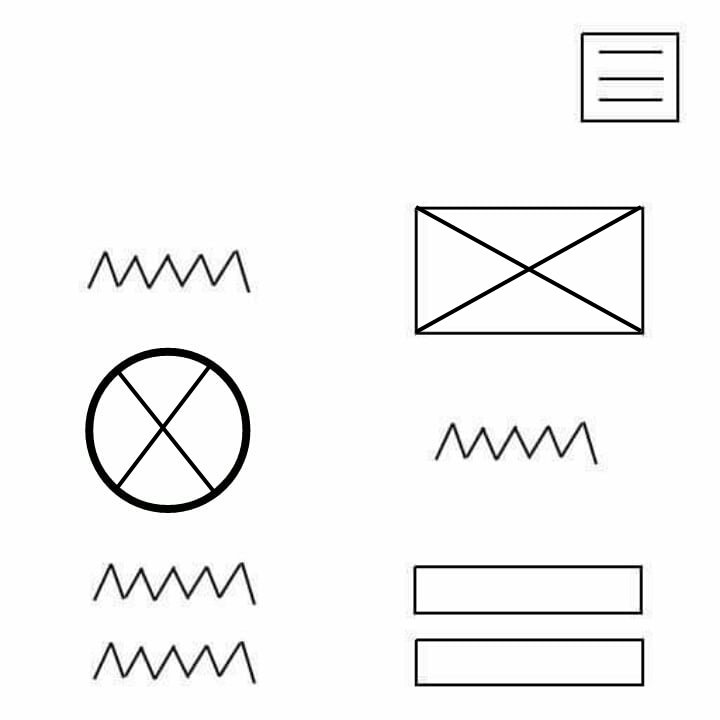
#> input picture controlLayer_server/raye2_test.jpg, 720 x 720 px
$ python HTML.py
#> lines starting #> are read from the running program, lines starting #| are printed output that depends on the picture; after the words box and inside, x2 and y2 are one past the last pixel; in counts of white or black regions, pixels touching at a corner belong together
### controlLayer_server/Controlfunction.py
import cv2 as cv
from image import detectImage
from NavBar import navBar
from cross_circle import detectIcon
from LabelBar import labelBarDetection
from LabelDetection import labelDetection


def imageprocessing(path):
#> called with path = 'raye2_test.jpg'
	img = cv.imread(path)
#> img is the input picture: shape (720, 720, 3); mean B, G, R 244.9, 244.9, 244.9
	#cv.namedWindow('image',cv.WINDOW_NORMAL)
	#cv.imshow('image',img)
	imageHeight, imageWidth, imageChannels = img.shape
	print(imageHeight, imageWidth)
#| 720 720

	# Tuning Parameters
	rowMarginBetweenShapes = 0.1 * imageHeight
	colMarginXPoint = int(imageWidth / 2)
	noOfColumnsPerRow = 2

	class Shape:
		def __init__(self, name, x, y, width, height, radius):
			self.name = name
			self.x = x
			self.y = y
			self.width = width
			self.height = height
			self.radius = radius
			self.widthRatio = 0
			self.heightRatio = 0
			# Right-Left
			self.allignment = ''

	class HtmlRow:
		def __init__(self):
			self.shapesPerRow = []
			self.column1Shapes = []
			self.column2Shapes = []
			self.column1Ratio = 0
			self.column2Ratio = 0
			self.height = 0
			self.maxWidthIndex = 0

	shapesList = []
	listOfRows = []

	# Retrieving labels
	text = labelDetection(path)
	for iterator in range(len(text)):
		x, y, w, h = cv.boundingRect(text[iterator])
		temporaryShape = Shape('TEXT', x + w / 2, y + h / 2, w, h, 0)
		shapesList.append(temporaryShape)

	# Retrieving labelBar
	labelBar = labelBarDetection(path)
	for iterator in range(len(labelBar)):
		x, y, w, h = cv.boundingRect(labelBar[iterator])
		temporaryShape = Shape('LABEL', x + w / 2, y + h / 2, w, h, 0)
		shapesList.append(temporaryShape)

	# Retrieving images
	image = detectImage(path)
	for iterator in range(len(image)):
		x, y, w, h = cv.boundingRect(image[iterator])
		temporaryShape = Shape('IMAGE', x + w / 2, y + h / 2, w, h, 0)
		shapesList.append(temporaryShape)

	# Retrieving navigation bar
	nav = navBar(path)

	for iterator in range(len(nav)):
		x, y, w, h = cv.boundingRect(nav[iterator])

		temporaryShape = Shape('NAV', x + w / 2, y + h / 2, w, h, 0)
		shapesList.append(temporaryShape)

	# Retrieving icons
	icon = detectIcon(path)
	for iterator in range(len(icon)):
		(x, y), rad = cv.minEnclosingCircle(icon[iterator])
		temporaryShape = Shape('ICON', int(x), int(y), int(rad) * 2, int(rad) * 2, int(rad))
		shapesList.append(temporaryShape)

	# Sorting by y-point
	shapesList = sorted(shapesList, key=lambda x: x.y, reverse=False)

	# Calc. Each row height
	def getMaxHeightPerRow(ROW):
		maxHeight = 0
		for ite in range(len(ROW.shapesPerRow)):
			maxHeight = max(maxHeight, ROW.shapesPerRow[ite].height)

		return maxHeight

	def handlingRows():
		temporaryRow = HtmlRow()

		# 1st minimum-y shape is inserted into 1st row
		temporaryRow.shapesPerRow.append(shapesList[0])

		for iterator in range(len(shapesList) - 1):
			diff = abs(shapesList[iterator].y - shapesList[iterator + 1].y)
			if diff < rowMarginBetweenShapes:
				temporaryRow.shapesPerRow.append(shapesList[iterator + 1])

			else:
				listOfRows.append(temporaryRow)
				temporaryRow = HtmlRow()
				temporaryRow.shapesPerRow.append(shapesList[iterator + 1])

		# Appending last row elements
		listOfRows.append(temporaryRow)

		# Retrieving max-height per row
		for rows in range(len(listOfRows)):
			listOfRows[rows].height = getMaxHeightPerRow(listOfRows[rows])
			# print('ROW Height',listOfRows[rows].height)

	handlingRows()

	# Retrieving maximum width of a shape for each row & calc. ratio of columns
	for rowsCounter in range(len(listOfRows)):

		for shapes in range(len(listOfRows[rowsCounter].shapesPerRow) - 1):
			if listOfRows[rowsCounter].shapesPerRow[shapes + 1].width > listOfRows[rowsCounter].shapesPerRow[
				listOfRows[rowsCounter].maxWidthIndex].width:
				listOfRows[rowsCounter].maxWidthIndex = shapes + 1

		# Retrieving maximum width for each shape for each row
		maxWidthShape = listOfRows[rowsCounter].shapesPerRow[listOfRows[rowsCounter].maxWidthIndex]

		#
		if maxWidthShape.x <= colMarginXPoint:
			maxColumnWidth = maxWidthShape.x + (maxWidthShape.width / 2)
			listOfRows[rowsCounter].column1Ratio = maxColumnWidth / imageWidth
			listOfRows[rowsCounter].column2Ratio = 1 - listOfRows[rowsCounter].column1Ratio

		else:
			maxColumnWidth = abs(maxWidthShape.x - (maxWidthShape.width / 2))
			listOfRows[rowsCounter].column1Ratio = maxColumnWidth / imageWidth
			listOfRows[rowsCounter].column2Ratio = 1 - listOfRows[rowsCounter].column1Ratio

	# Appending each shape to their belong column
	for rowsCounter in range(len(listOfRows)):

		for shapes in range(len(listOfRows[rowsCounter].shapesPerRow)):
			# Checking if the shape lies either in the left column or right one
			if listOfRows[rowsCounter].shapesPerRow[shapes].x <= (listOfRows[rowsCounter].column1Ratio * imageWidth):
				listOfRows[rowsCounter].column1Shapes.append(listOfRows[rowsCounter].shapesPerRow[shapes])

				# Assigning shape width ratio
				shapeWidthRatio = listOfRows[rowsCounter].shapesPerRow[shapes].width / (
							listOfRows[rowsCounter].column1Ratio * imageWidth)
				listOfRows[rowsCounter].shapesPerRow[shapes].widthRatio = shapeWidthRatio

				# Assigning shape height ratio
				shapeHeightRatio = listOfRows[rowsCounter].shapesPerRow[shapes].height / listOfRows[rowsCounter].height
				listOfRows[rowsCounter].shapesPerRow[shapes].heightRatio = shapeHeightRatio

				# Assigning shape allignment
				shapeAllignment = (listOfRows[rowsCounter].column1Ratio * imageWidth) / 3
				if listOfRows[rowsCounter].shapesPerRow[shapes].x <= shapeAllignment:
					listOfRows[rowsCounter].shapesPerRow[shapes].allignment = 'LEFT'

				elif listOfRows[rowsCounter].shapesPerRow[shapes].x <= 2 * shapeAllignment:
					listOfRows[rowsCounter].shapesPerRow[shapes].allignment = 'Center'

				else:
					listOfRows[rowsCounter].shapesPerRow[shapes].allignment = 'RIGHT'

			else:
				listOfRows[rowsCounter].column2Shapes.append(listOfRows[rowsCounter].shapesPerRow[shapes])
				# Assigning shape width ratios
				shapeWidthRatio = listOfRows[rowsCounter].shapesPerRow[shapes].width / (
							listOfRows[rowsCounter].column2Ratio * imageWidth)
				listOfRows[rowsCounter].shapesPerRow[shapes].widthRatio = shapeWidthRatio

				# Assigning shape height ratio
				shapeHeightRatio = listOfRows[rowsCounter].shapesPerRow[shapes].height / listOfRows[rowsCounter].height
				listOfRows[rowsCounter].shapesPerRow[shapes].heightRatio = shapeHeightRatio

				# Assigning shape allignment
				column1XPoint = (listOfRows[rowsCounter].column1Ratio * imageWidth)
				shapeAllignment = (imageWidth - column1XPoint) / 3
				if listOfRows[rowsCounter].shapesPerRow[shapes].x <= (shapeAllignment + column1XPoint):
					listOfRows[rowsCounter].shapesPerRow[shapes].allignment = 'LEFT'

				elif listOfRows[rowsCounter].shapesPerRow[shapes].x <= (2 * shapeAllignment + column1XPoint):
					listOfRows[rowsCounter].shapesPerRow[shapes].allignment = 'Center'

				else:
					listOfRows[rowsCounter].shapesPerRow[shapes].allignment = 'RIGHT'
	for i in range(len(listOfRows)):

		print('Column 1 Started')
		for j in range(len(listOfRows[i].column1Shapes)):
			print(listOfRows[i].column1Shapes[j].name, ',', listOfRows[i].column1Shapes[j].allignment)

		print('Column 2 Started')
		for k in range(len(listOfRows[i].column2Shapes)):
			print(listOfRows[i].column2Shapes[k].name, ',', listOfRows[i].column2Shapes[k].allignment)
		print('ROW' + str(i + 1) + 'Finished')

		# print('ROW Height' + str(i + 1), listOfRows[i].height)

	return listOfRows


print(imageprocessing('raye2_test.jpg'))
# cv.waitKey(0)
# cv.destroyAllWindows()

### controlLayer_server/LabelDetection.py
import cv2
import numpy as np
import random

# Tuning Parameters
sigma = 0.33  # Canny's formula
dilationIterations = 2
epsilonFactor = 0.01

def labelDetection(scrImagePath):

#> called with scrImagePath = 'raye2_test.jpg'
    img = cv2.imread(scrImagePath)
    kernel = np.ones((1, 1), np.uint8)

    detectedLabels = []

    v = np.median(img)
#> v = 254
    lower = int(max(0, (1.0 - sigma) * v))
#> lower = 170
    upper = int(min(255, (1.0 + sigma) * v))
#> upper = 255
    edges = cv2.Canny(img, lower, upper)
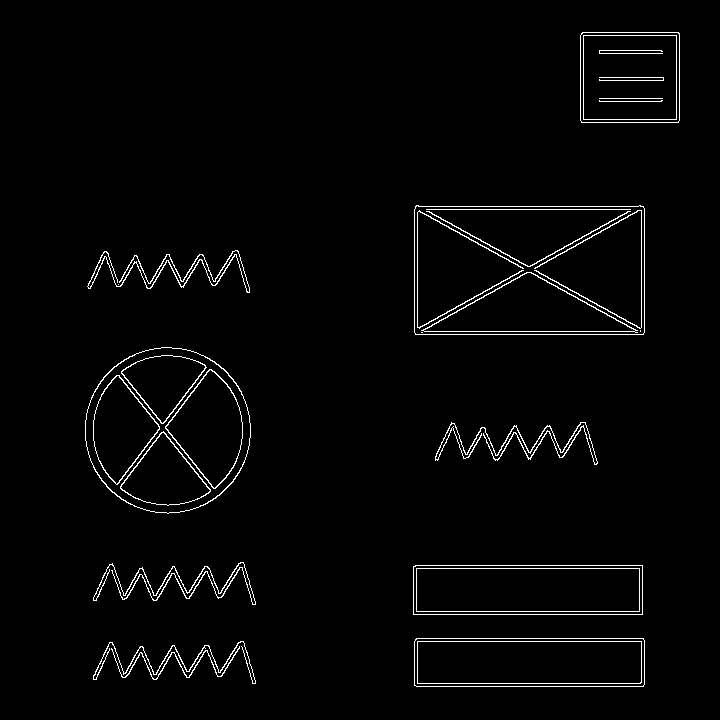
#> edges: shape (720, 720); 2.2% white in thin lines or dots, all inside (x1, y1, x2, y2) = (85, 32, 680, 687)

    img_gray = cv2.cvtColor(img, cv2.COLOR_BGR2GRAY)

    edges = cv2.morphologyEx(edges,cv2.MORPH_CLOSE,kernel)
    dil = cv2.dilate(edges, kernel, iterations=dilationIterations)
    erod = cv2.erode(dil,kernel,iterations=1)


    # Smoothing the image using 2d_Filter
    kernel0 = np.ones((5, 5), np.float32) / 25
    filter = cv2.filter2D(erod, -1, kernel0)
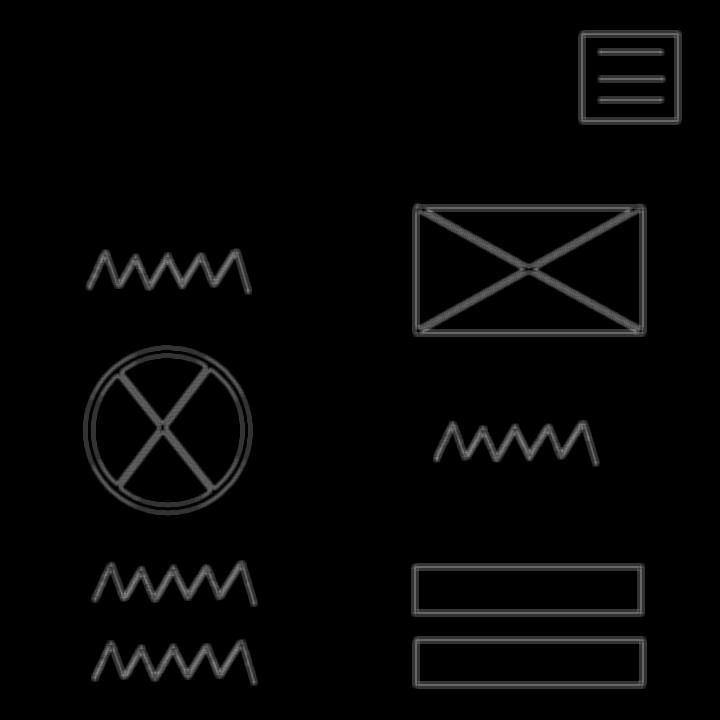
#> filter: shape (720, 720); min 0, max 133, mean 5.5


    # Apply Threshold
    contours, hierarchy = cv2.findContours(filter,cv2.RETR_TREE,cv2.CHAIN_APPROX_SIMPLE)
#> contours = 111 contours, 79 with area under 20; largest, box (x1, y1, x2, y2) and area: (412, 203, 647, 337) 30894, (83, 345, 253, 516) 22818, (411, 563, 645, 617) 12348, (412, 636, 647, 689) 12160, (578, 30, 682, 125) 9676
    hierarchyCounter = 0

    #A loop over contours to check which of them has lines that lies within the zigzag range
    for c in contours:
        approx = cv2.approxPolyDP(c, epsilonFactor * cv2.arcLength(c,True),True)

        #cv2.drawContours(img,c,-1,(random.randint(0,255), random.randint(0,255), random.randint(0,255)),10)

        if len(approx) > 10 and len(approx) < 40 and (hierarchy[0][hierarchyCounter][2] == -1) and (hierarchy[0][hierarchyCounter][3] == -1) :

            x,y,w,h = cv2.boundingRect(approx)
            img = cv2.rectangle(img,(x,y),(x+w,y+h),(random.randint(0,255), random.randint(0,255), random.randint(0,255)),5)

            detectedLabels.append(approx)

        hierarchyCounter += 1
#> this loop made 111 passes
#> (x, y, h) on passes 1, 6, 7, 97: (91, 639, 47), (91, 560, 47), (433, 420, 46), (85, 248, 47)
#> pass 1, in labelDetection, `img = cv2.rectangle(img,(x,y),(x+w,y+h),(random.randint(0,255), random..`:
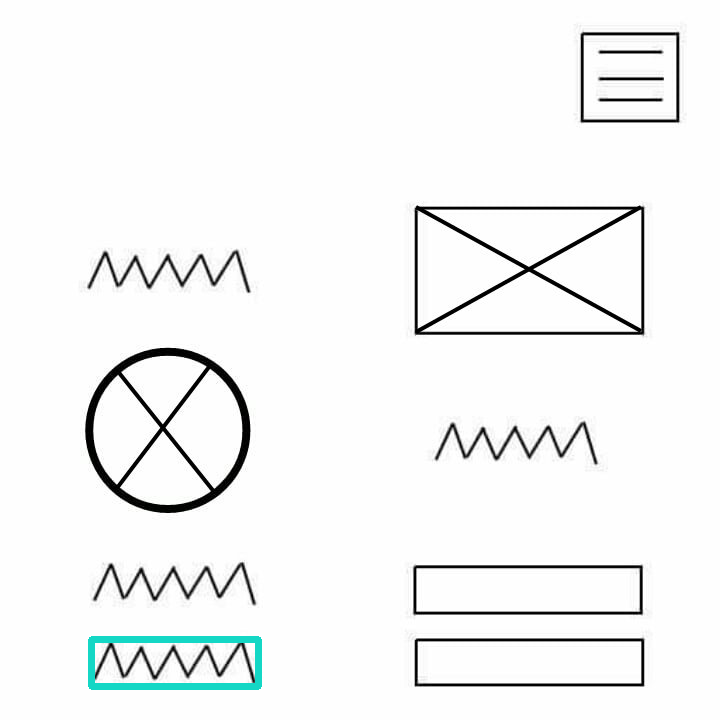
#> img: shape (720, 720, 3); 0.57% of pixels changed, all inside (x1, y1, x2, y2) = (88, 636, 262, 690)
#> after the loop:
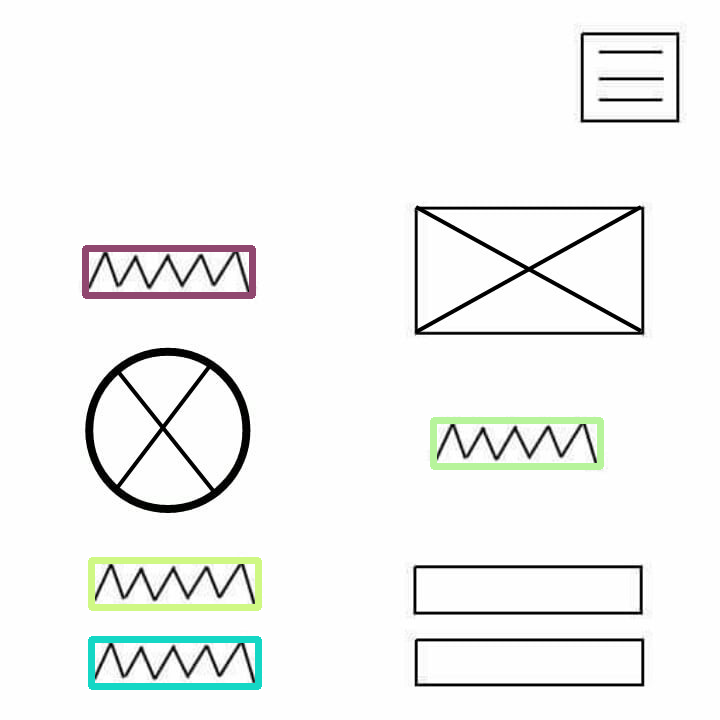
#> img: shape (720, 720, 3); 1.72% of pixels changed, all inside (x1, y1, x2, y2) = (82, 245, 604, 611)
#> after the loop, detectedLabels = 4 contours; box (x1, y1, x2, y2) and area: (433, 420, 600, 466) 2248, (91, 639, 258, 686) 2234, (91, 560, 258, 607) 2206, (85, 248, 252, 295) 2195
#> in imageprocessing, `text = labelDetection(path)`: text has the same summary as detectedLabels in labelDetection
#> the loop in imageprocessing, `for iterator in range(len(text)):` made 4 passes
#> (x, y, h) on passes 1 to 4: (91, 639, 47), (91, 560, 47), (433, 420, 46), (85, 248, 47)
#> after the loop in imageprocessing, `for iterator in range(len(text)):`: shapesList = 4 items

    #cv2.imshow('text',img)
    return detectedLabels

### controlLayer_server/LabelBar.py
import cv2 as cv
import numpy as np

# Tuning Parameters
sigma = 0.33 # Canny's formula
approxComparisonValue = 4
houghLineLength = 100
houghLineGap = 10
dilationIterations = 3
erosionIterations = 2
epsilonFactor = 0.03
houghLineThickness = 2
minContourArea = 2000
minDiff_XPoints = 20

def sortContours(contours):

    proccessingContoursX = [[0 for i in range(2)] for j in range(4)]

    for ite in range(len(contours)):
        proccessingContoursX[ite][0]= (contours[ite][0][0])
        proccessingContoursX[ite][1]= (contours[ite][0][1])

    proccessingContoursY = proccessingContoursX
    # Sorting founded contours by x-axis points
    proccessingContoursX.sort(key=lambda x:x[0])

    return proccessingContoursX

def  filterContours(contours):

    proccessingContoursX = [[0 for i in range(2)] for j in range(4)]


    proccessingContoursX = sortContours(contours)

    verticalLineDiff1 = abs(proccessingContoursX[1][0] - proccessingContoursX[0][0])
    verticalLineDiff2 = abs(proccessingContoursX[3][0] - proccessingContoursX[2][0])
    # Checking if the rectangle edges aren't quite vertical or not
    if(verticalLineDiff1 > minDiff_XPoints or verticalLineDiff2 > minDiff_XPoints):
        return False
    else:
        return True

def labelBarDetection(path):

    # Image Preparation & Kernel defintion of 5*5 Matrix
#> called with path = 'raye2_test.jpg'
    img = cv.imread(path)
    grayImg = cv.cvtColor(img, cv.COLOR_BGR2GRAY)
    kernel = np.ones((3, 3), np.uint8)

    # Automatic canny edge detection using sigma value = 0.33
    v = np.median(grayImg)
#> v = 254
    lower = int(max(0, (1.0 - sigma) * v))
#> lower = 170
    upper = int(min(255, (1.0 + sigma) * v))
#> upper = 255
    edges = cv.Canny(grayImg, lower, upper)

    # Dilating output of canny to achieve a huge edges
    dil = cv.dilate(edges, kernel, iterations=dilationIterations)
#> dil: shape (720, 720); 11.3% white; 12 white regions, largest, box (x1, y1, x2, y2) and area: (411, 202, 648, 338) 13146, (82, 344, 254, 517) 11847, (410, 562, 646, 618) 5438

    # Using probabilistic hough line transform to get clear & semi complete lines
    processingImg = dil.copy()
    lines = cv.HoughLinesP(processingImg, 1, np.pi / 180, 100, minLineLength=houghLineLength, maxLineGap=houghLineGap)
#> lines = 118 rows, first 6: [410, 570, 645, 562], [411, 680, 596, 689], [411, 327, 647, 207], [448, 644, 638, 635], [417, 570, 645, 566], [436, 680, 647, 687]

    for line in lines:
        x1, y1, x2, y2 = line[0]
        cv.line(processingImg, (x1, y1), (x2, y2), (255, 255, 255), houghLineThickness)
#> this loop made 118 passes
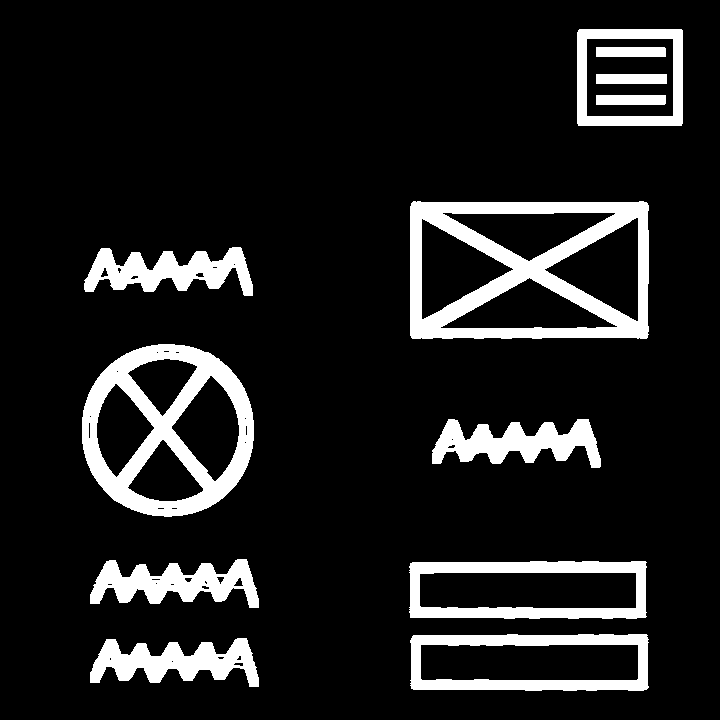
#> processingImg: shape (720, 720); 12% white; 12 white regions, largest, box (x1, y1, x2, y2) and area: (410, 201, 649, 339) 14568, (82, 344, 254, 517) 11997, (409, 561, 647, 619) 5878

    # Eroding to remove noise edges
    erode = cv.erode(processingImg, kernel, iterations=erosionIterations)
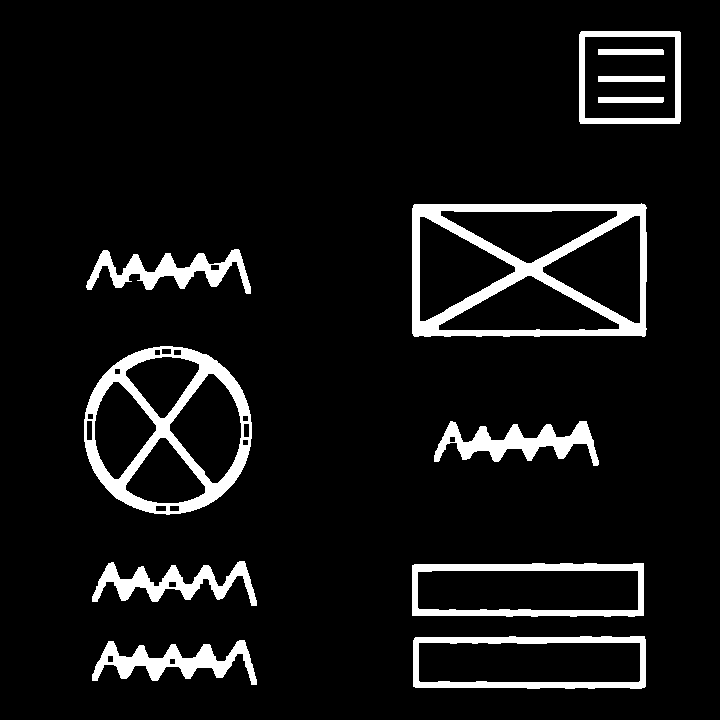
#> erode: shape (720, 720); 7.7% white; 12 white regions

    # Finding contours
    contours, hierarchy = cv.findContours(processingImg, cv.RETR_TREE, cv.CHAIN_APPROX_SIMPLE)
#> contours = 56 contours, 23 with area under 20; largest, box (x1, y1, x2, y2) and area: (410, 201, 649, 339) 32139, (82, 344, 254, 517) 23516, (409, 561, 647, 619) 13057, (410, 634, 649, 691) 12867, (577, 29, 683, 126) 10074

    detectedLabelBars = []
    hierarchyCounter = 0

    # Drawing contours
    for cont in contours:
        epsilon = epsilonFactor * cv.arcLength(cont, True)
        approx = cv.approxPolyDP(cont, epsilon, True)

        x, y, w, h = cv.boundingRect(cont)
        # Checking if it is a rectangle
        if len(approx) == approxComparisonValue  and cv.contourArea(cont) > minContourArea and filterContours(approx) == True:
            if(hierarchy.ravel()[hierarchyCounter*4 + 2] == -1 ):
                cv.rectangle(img, (x, y), (x + w, y + h), (0, 255, 0), 2)
                detectedLabelBars.append(approx)

        hierarchyCounter += 1
#> this loop made 56 passes
#> (epsilon, x, y, w, h) on passes 1, 2, 4, 5, 6, 12, 13, 14: (17.41, 90, 638, 169, 49), (0.735, 233, 662, 11, 5), (0.23, 109, 657, 3, 4), (0.495, 217, 656, 8, 4), (0.495, 236, 655, 6, 6), (0.615, 201, 585, 9, 5), (0.29, 170, 583, 5, 3), (0.35, 107, 583, 6, 3)
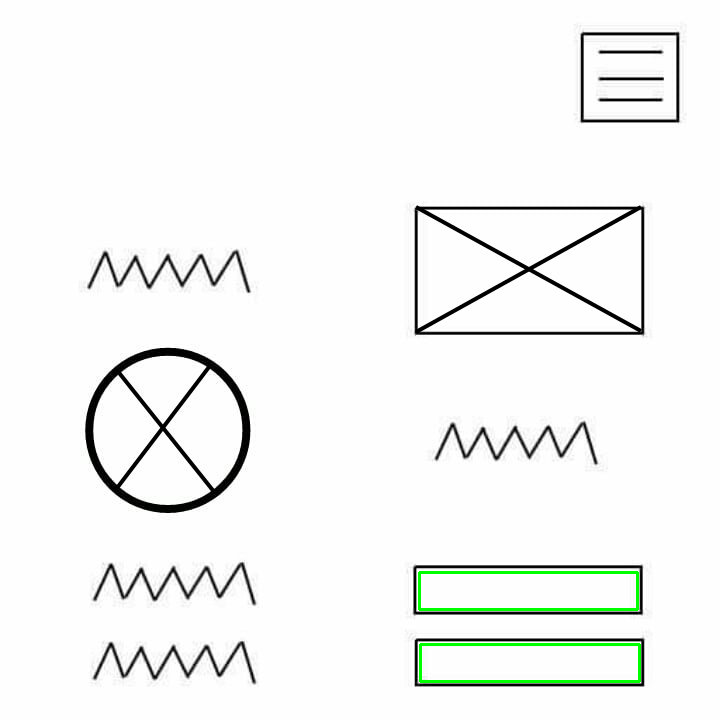
#> img: shape (720, 720, 3); 0.59% of pixels changed, all inside (x1, y1, x2, y2) = (418, 571, 641, 683)
#> the loop in imageprocessing, `for iterator in range(len(labelBar)):` made 2 passes
#> (the rest of the program and of its run is left out)
